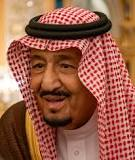
#> input picture king_salman/king.jpg, 135 x 160 px, found by its file name
$ python face_re.py
#> lines starting #> are read from the running program, lines starting #| are printed output that depends on the picture; after the words box and inside, x2 and y2 are one past the last pixel; in counts of white or black regions, pixels touching at a corner belong together
import cv2
face_cascade = cv2.CascadeClassifier('face_detector.xml')
img=cv2.imread("king_salman/king.jpg")
#> img is the input picture: shape (160, 135, 3); mean B, G, R 73.8, 94.6, 152.4
faces = face_cascade.detectMultiScale(img, 1.1, 4)
#> faces = [[10, 32, 87, 87]]
# Draw rectangle around the faces
for (x, y, w, h) in faces:
  cv2.rectangle(img, (x, y), (x+w, y+h), (255, 0, 0), 2)
#> this loop made 1 pass
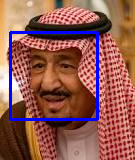
#> img: shape (160, 135, 3); 4.81% of pixels changed, all inside (x1, y1, x2, y2) = (9, 31, 99, 121)
  # Export the result
cv2.imwrite("face_detected.png", img)
print('Successfully saved')
